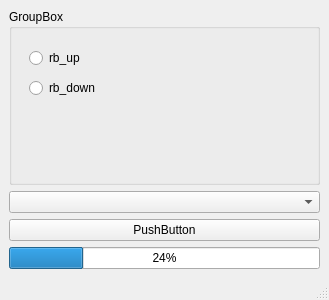
<?xml version="1.0" encoding="UTF-8"?>
<ui version="4.0">
 <class>MainWindow</class>
 <widget class="QMainWindow" name="MainWindow">
  <property name="geometry">
   <rect>
    <x>0</x>
    <y>0</y>
    <width>329</width>
    <height>300</height>
   </rect>
  </property>
  <property name="windowTitle">
   <string>MainWindow</string>
  </property>
  <widget class="QWidget" name="centralwidget">
   <layout class="QVBoxLayout" name="verticalLayout_2">
    <item>
     <layout class="QVBoxLayout" name="verticalLayout">
      <item>
       <widget class="QGroupBox" name="groupBox">
        <property name="title">
         <string>GroupBox</string>
        </property>
        <widget class="QRadioButton" name="rb_up">
         <property name="geometry">
          <rect>
           <x>20</x>
           <y>40</y>
           <width>69</width>
           <height>18</height>
          </rect>
         </property>
         <property name="text">
          <string>rb_up</string>
         </property>
        </widget>
        <widget class="QRadioButton" name="rb_down">
         <property name="geometry">
          <rect>
           <x>20</x>
           <y>70</y>
           <width>69</width>
           <height>18</height>
          </rect>
         </property>
         <property name="text">
          <string>rb_down</string>
         </property>
        </widget>
       </widget>
      </item>
      <item>
       <widget class="QComboBox" name="cBox_box"/>
      </item>
      <item>
       <widget class="QPushButton" name="pb_pBarUp">
        <property name="text">
         <string>PushButton</string>
        </property>
       </widget>
      </item>
      <item>
       <widget class="QProgressBar" name="pBar_bar">
        <property name="value">
         <number>24</number>
        </property>
       </widget>
      </item>
     </layout>
    </item>
   </layout>
  </widget>
  <widget class="QMenuBar" name="menubar">
   <property name="geometry">
    <rect>
     <x>0</x>
     <y>0</y>
     <width>329</width>
     <height>17</height>
    </rect>
   </property>
  </widget>
  <widget class="QStatusBar" name="statusbar"/>
 </widget>
 <resources/>
 <connections/>
</ui>
